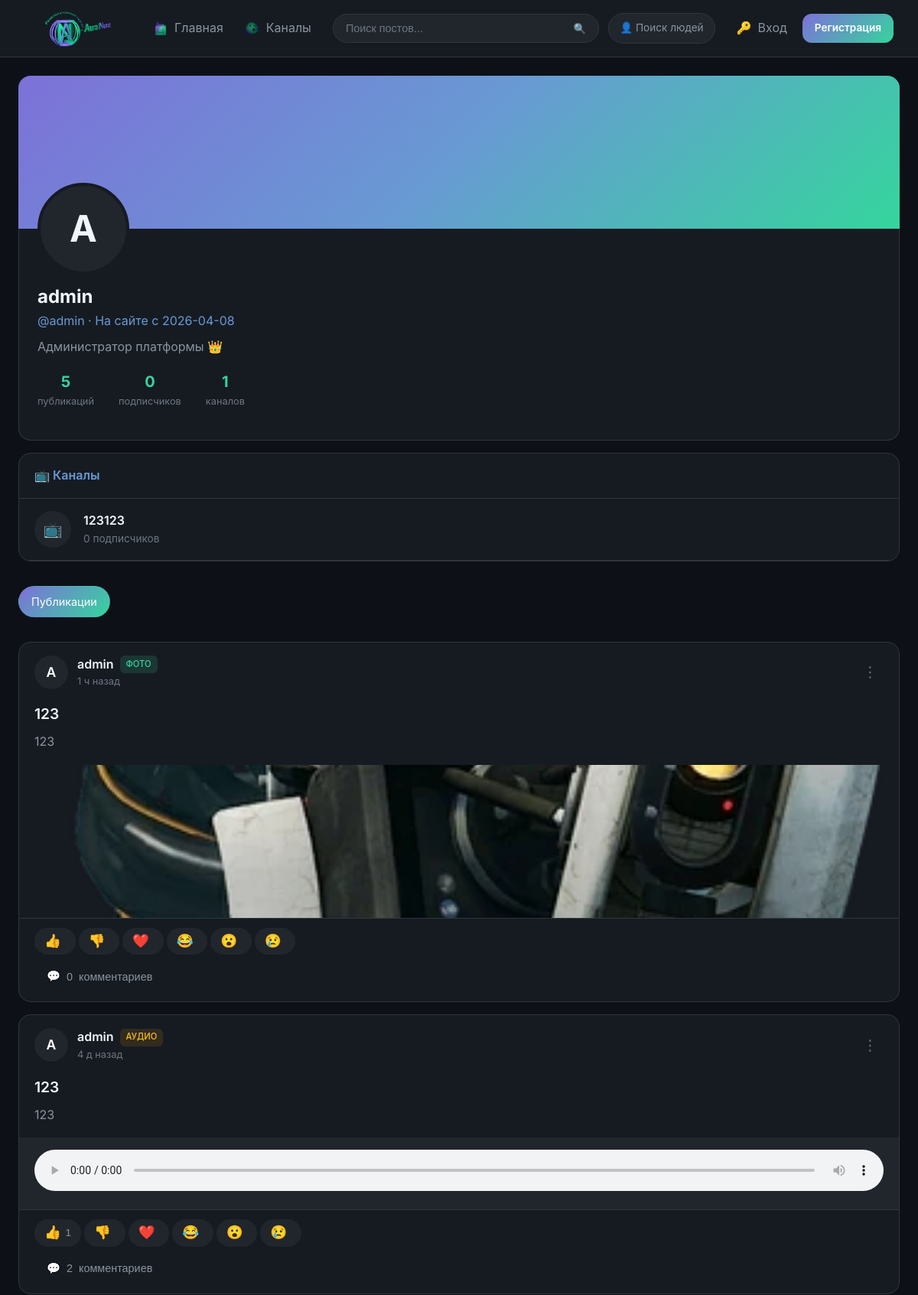
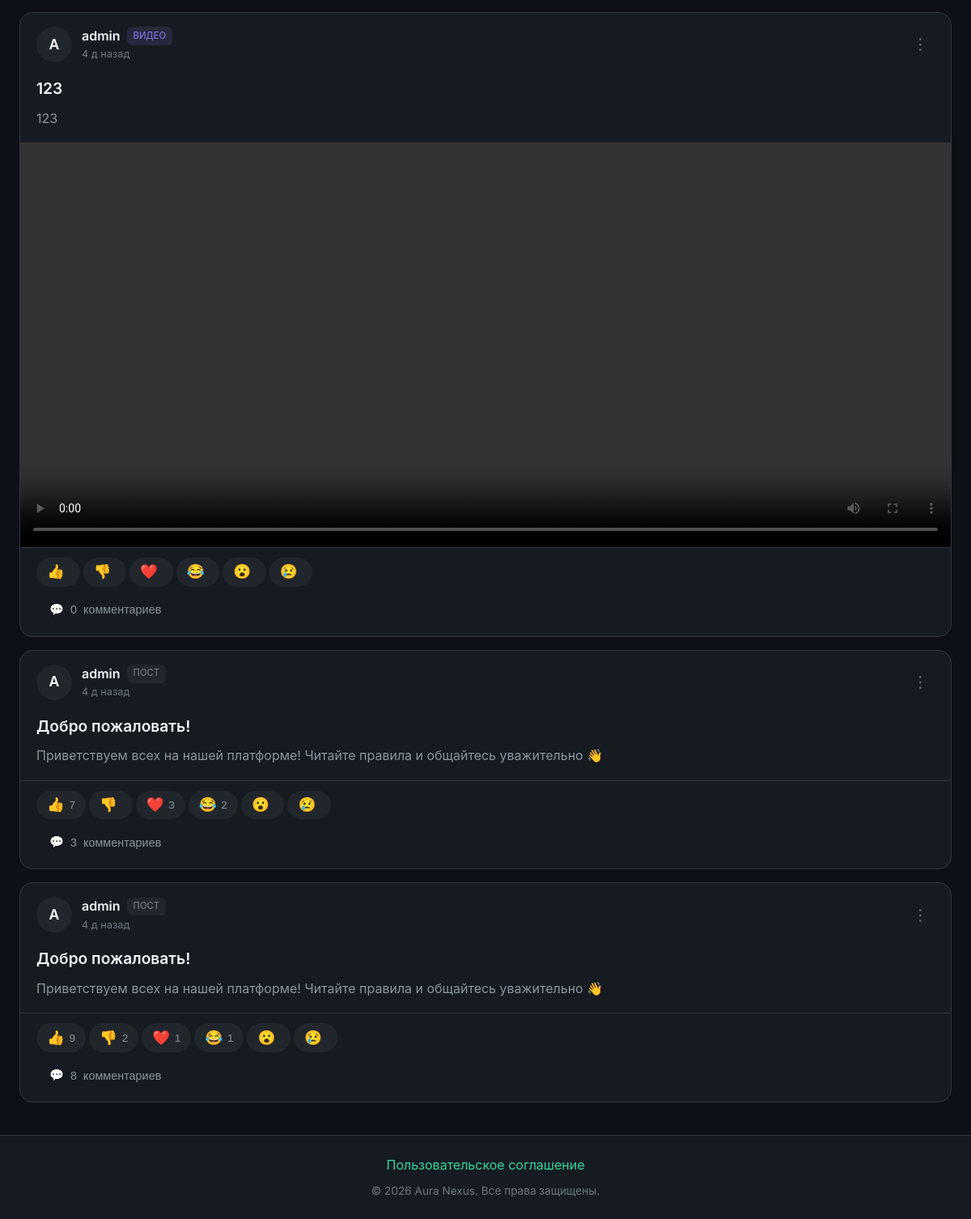
/profile/admin, run on the app's committed database (2 pictures, top to bottom).
### tables this page shows
CREATE TABLE users (
            id INTEGER PRIMARY KEY AUTOINCREMENT,
            username TEXT UNIQUE NOT NULL,
            email TEXT UNIQUE NOT NULL,
            password TEXT NOT NULL,
            role TEXT DEFAULT 'user',
            avatar TEXT,
            banner TEXT,
            bio TEXT,
            is_banned INTEGER DEFAULT 0,
            ban_until TEXT,
            ban_reason TEXT,
            created_at TEXT DEFAULT CURRENT_TIMESTAMP
        );

CREATE TABLE channels (
            id INTEGER PRIMARY KEY AUTOINCREMENT,
            name TEXT UNIQUE NOT NULL,
            description TEXT,
            avatar TEXT,
            banner TEXT,
            creator_id INTEGER NOT NULL,
            created_at TEXT DEFAULT CURRENT_TIMESTAMP,
            FOREIGN KEY (creator_id) REFERENCES users(id)
        );

CREATE TABLE posts (
            id INTEGER PRIMARY KEY AUTOINCREMENT,
            user_id INTEGER NOT NULL,
            channel_id INTEGER,
            post_type TEXT NOT NULL,
            title TEXT,
            content TEXT,
            file_path TEXT,
            is_story INTEGER DEFAULT 0,
            story_expires_at TEXT,
            created_at TEXT DEFAULT CURRENT_TIMESTAMP,
            FOREIGN KEY (user_id) REFERENCES users(id),
            FOREIGN KEY (channel_id) REFERENCES channels(id)
        );

CREATE TABLE post_files (
            id INTEGER PRIMARY KEY AUTOINCREMENT,
            post_id INTEGER NOT NULL,
            file_path TEXT NOT NULL,
            file_type TEXT,
            created_at TEXT DEFAULT CURRENT_TIMESTAMP,
            FOREIGN KEY (post_id) REFERENCES posts(id)
        );

### app.py (the view)
@app.route('/profile/<username>')
def profile(username):
    conn = get_db()
    user = conn.execute('SELECT * FROM users WHERE username = ?', (username,)).fetchone()
    if not user:
        abort(404)
    posts = conn.execute('''
        SELECT p.*, u.username, u.avatar,
               c.name as channel_name, c.avatar as channel_avatar,
               (SELECT COUNT(*) FROM comments WHERE post_id = p.id) as comment_count
        FROM posts p
        JOIN users u ON p.user_id = u.id
        LEFT JOIN channels c ON p.channel_id = c.id
        WHERE p.user_id = ? AND p.is_story = 0
        ORDER BY p.created_at DESC
    ''', (user['id'],)).fetchall()
    active_stories = conn.execute('''
        SELECT * FROM posts
        WHERE user_id = ? AND is_story = 1 AND story_expires_at > datetime('now')
        ORDER BY created_at DESC
    ''', (user['id'],)).fetchall()
    archived_stories = conn.execute('''
        SELECT * FROM posts
        WHERE user_id = ? AND is_story = 1 AND story_expires_at <= datetime('now')
        ORDER BY created_at DESC LIMIT 20
    ''', (user['id'],)).fetchall()
    channels = conn.execute('''
        SELECT c.*, (SELECT COUNT(*) FROM channel_subscribers WHERE channel_id = c.id) as sub_count
        FROM channels c WHERE c.creator_id = ?
    ''', (user['id'],)).fetchall()
    stats = {
        'posts': conn.execute('SELECT COUNT(*) as c FROM posts WHERE user_id = ? AND is_story = 0', (user['id'],)).fetchone()['c'],
        'subscribers': conn.execute('SELECT COUNT(*) as c FROM channel_subscribers cs JOIN channels ch ON cs.channel_id = ch.id WHERE ch.creator_id = ?', (user['id'],)).fetchone()['c'],
        'channels': len(channels),
    }
    current_user = get_current_user()
    posts_with_data = enrich_posts(posts, current_user, conn)
    chat_messages = get_chat_messages() if current_user else []
    return render_template(
        'profile/view.html',
        profile_user=user,
        posts=posts_with_data,
        active_stories=active_stories,
        archived_stories=archived_stories,
        channels=channels,
        stats=stats,
        chat_messages=chat_messages
    )

### app.py (called while the page is built, shortened)
def get_db():
    if 'db' not in g:
        g.db = sqlite3.connect(DATABASE, timeout=30)
        g.db.row_factory = sqlite3.Row
        g.db.execute('PRAGMA journal_mode=WAL')
        g.db.execute('PRAGMA busy_timeout=30000')
    return g.db

def get_current_user():
    if 'user_id' not in session:
        return None

@app.context_processor
def inject_globals():
    user = get_current_user()
    notif_count = get_unread_notifications_count(user['id']) if user else 0
    msg_count = get_unread_messages_count(user['id']) if user else 0
    pending_reports = get_pending_reports_count() if user and user['role'] in ['admin', 'moderator'] else 0
    return {
        'current_user': user,
        'notification_count': notif_count,
        'message_count': msg_count,
        'pending_reports_count': pending_reports,
        'REACTION_TYPES': REACTION_TYPES,
        'REPORT_CATEGORIES': REPORT_CATEGORIES,
    }

### templates/profile/view.html (shortened to what this page needs)
{% extends 'base.html' %}
{% block content %}
<div class="profile-header">
    <div class="profile-banner">
    </div>
    <div class="profile-info">
        <div class="profile-avatar">
            {% if profile_user.avatar %}
            <img src="{{ url_for('uploaded_file', filename=profile_user.avatar) }}" alt="">
            {% else %}
            {{ profile_user.username[0]|upper }}
            {% endif %}
        </div>
        <div class="profile-details">
            <h1 class="profile-name">{{ profile_user.username }}</h1>
            <p class="profile-username">
                @{{ profile_user.username }} · На сайте с {{ profile_user.created_at[:10] }}
            </p>
            {% if profile_user.bio %}
            <p class="profile-bio">{{ profile_user.bio }}</p>
            {% endif %}
            <div class="profile-stats">
                <div class="profile-stat">
                    <div class="profile-stat-value">{{ stats.posts }}</div>
                    <div class="profile-stat-label">публикаций</div>
                </div>
                <div class="profile-stat">
                    <div class="profile-stat-value">{{ stats.subscribers }}</div>
                    <div class="profile-stat-label">подписчиков</div>
                </div>
                <div class="profile-stat">
                    <div class="profile-stat-value">{{ stats.channels }}</div>
                    <div class="profile-stat-label">каналов</div>
                </div>
            </div>
        </div>
    </div>
</div>
{% if channels %}
<div class="card" style="margin-bottom: 1rem;">
    <div class="card-header">
        <h3 class="card-title">📺 Каналы</h3>
    </div>
    <div>
        {% for channel in channels %}
        <a href="/channel/{{ channel.id }}" style="display: flex; align-items: center; gap: 1rem; padding: 1rem 1.25rem; border-bottom: 1px solid var(--border-color); text-decoration: none; transition: var(--transition);">
            <div style="width: 48px; height: 48px; border-radius: 50%; background: var(--bg-tertiary); display: flex; align-items: center; justify-content: center; font-size: 1.25rem; overflow: hidden; flex-shrink: 0;">
                {% if channel.avatar %}
                <img src="{{ url_for('uploaded_file', filename=channel.avatar) }}" alt="" style="width: 100%; height: 100%; object-fit: cover;">
                {% else %}
                📺
                {% endif %}
            </div>
            <div>
                <div style="font-weight: 600; color: var(--text-primary);">{{ channel.name }}</div>
                <div style="font-size: 0.85rem; color: var(--text-muted);">{{ channel.sub_count }} подписчиков</div>
            </div>
        </a>
        {% endfor %}
    </div>
</div>
{% endif %}
<div class="tabs" style="margin-bottom: 1rem;">
    <span class="tab active">Публикации</span>
</div>
{% for post in posts %}
{% include 'components/post_card.html' %}
{% else %}
<div class="empty-state">
    <div class="empty-state-icon">📭</div>
    <h3 class="empty-state-title">Публикаций пока нет</h3>
</div>
{% endfor %}
{% endblock %}

### templates/components/post_card.html (shortened to what this page needs)
<article class="post-card" id="post-{{ post.id }}" data-type="{{ post.post_type }}">
    <div class="post-header">
        {% if post.channel_id and post.channel_name %}
        <a href="/channel/{{ post.channel_id }}" class="post-avatar">
            {% if post.channel_avatar %}
            <img src="{{ url_for('uploaded_file', filename=post.channel_avatar) }}" alt="">
            {% else %}
            📺
            {% endif %}
        </a>
        {% else %}
        <a href="/profile/{{ post.username }}" class="post-avatar">
            {% if post.avatar %}
            <img src="{{ url_for('uploaded_file', filename=post.avatar) }}" alt="">
            {% else %}
            {{ post.username[0]|upper }}
            {% endif %}
        </a>
        {% endif %}
        <div class="post-meta">
            <div class="post-author">
                {% if post.channel_id and post.channel_name %}
                <a href="/channel/{{ post.channel_id }}">{{ post.channel_name }}</a>
                <span class="post-author-sub">от <a href="/profile/{{ post.username }}">{{ post.username }}</a></span>
                {% else %}
                <a href="/profile/{{ post.username }}">{{ post.username }}</a>
                {% endif %}
                <span class="post-badge {{ post.post_type }}">
                    {% if post.post_type == 'text' %}Пост
                    {% elif post.post_type == 'video' %}Видео
                    {% elif post.post_type == 'photo' %}Фото
                    {% elif post.post_type == 'audio' %}Аудио
                    {% elif post.post_type == 'article' %}Статья
                    {% elif post.post_type == 'story' %}История
                    {% else %}{{ post.post_type }}{% endif %}
                </span>
            </div>
            <div class="post-time">
                <span data-utc="{{ post.created_at }}">{{ post.created_at[:16] }}</span>
            </div>
        </div>
        <div class="dropdown post-options">
            <button class="post-options-btn">⋮</button>
        </div>
    </div>
    <div class="post-content">
        {% if post.title %}
        <h2 class="post-title">{{ post.title }}</h2>
        {% endif %}
        {% if post.post_type == 'article' %}
        <div class="post-text truncated" data-full-text="true">
            {{ post.content|safe }}
        </div>
        <button class="read-more-btn" data-post-id="{{ post.id }}">Читать далее ↓</button>
        {% elif post.content %}
        <div class="post-text {% if post.content|length > 500 %}truncated{% endif %}"
             {% if post.content|length > 500 %}data-full-text="true"{% endif %}>
            <p>{{ post.content }}</p>
        </div>
        {% endif %}
    </div>
    {% if post.post_type == 'video' and post.file_path %}
    <div class="post-media video-preview-container">
        <video src="{{ url_for('uploaded_file', filename=post.file_path) }}" controls preload="metadata"></video>
    </div>
    {% elif post.post_type == 'photo' %}
        {% if post.files and post.files|length > 0 %}
        <div class="post-media">
            <div class="post-gallery count-{{ post.files|length }}">
                {% for file in post.files %}
                <img src="{{ url_for('uploaded_file', filename=file.file_path) }}" alt="" loading="lazy">
                {% endfor %}
            </div>
        </div>
        {% elif post.file_path %}
        <div class="post-media post-media-single">
            <img src="{{ url_for('uploaded_file', filename=post.file_path) }}" alt="" loading="lazy">
        </div>
        {% endif %}
    {% elif post.post_type == 'audio' and post.file_path %}
    <div class="audio-player">
        <audio src="{{ url_for('uploaded_file', filename=post.file_path) }}" controls></audio>
    </div>
    {% endif %}
    <div class="post-reactions" data-post-reactions="{{ post.id }}">
        {% set reactions_map = {'like': '👍', 'dislike': '👎', 'love': '❤️', 'laugh': '😂', 'wow': '😮', 'sad': '😢'} %}
        {% for reaction_type in REACTION_TYPES %}
        <button class="reaction-btn {% if post.user_reaction == reaction_type %}active{% endif %}"
                data-post-id="{{ post.id }}"
                data-reaction="{{ reaction_type }}">
            <span class="emoji">{{ reactions_map[reaction_type] }}</span>
            <span class="reaction-count">{% if post.reactions and post.reactions.get(reaction_type) %}{{ post.reactions[reaction_type] }}{% endif %}</span>
        </button>
        {% endfor %}
    </div>
    <div class="post-actions">
        <button class="action-btn toggle-comments" data-post-id="{{ post.id }}">
            💬 <span class="comment-count-{{ post.id }}">{{ post.comment_count or 0 }}</span> комментариев
        </button>
    </div>
</article>

### data on the page
users: username "A", username "admin", created_at "2026-04-08", bio "Администратор платформы 👑"
channels: name "123123", sub_count "0"
posts: username "A", username "admin", post_type "ФОТО", title "123", content "123", reactions_map "👍" "👎" "❤️" "😂" "😮" "😢", is_story "0"
post_files: file_path (picture)
posts: username "A", username "admin", post_type "АУДИО", title "123", content "123", reactions_map "👍" "👎" "❤️" "😂" "😮" "😢", reactions "1", comment_count "2"
posts: username "A", username "admin", post_type "ВИДЕО", title "123", content "123", reactions_map "👍" "👎" "❤️" "😂" "😮" "😢", is_story "0"
posts: username "A", username "admin", post_type "ПОСТ", title "Добро пожаловать!", content "Приветствуем всех на нашей платформе! Читайте правила и общайтесь уважительно 👋", reactions_map "👍" "👎" "❤️" "😂" "😮" "😢", reactions "7" "3" "2", comment_count "3"
posts: username "A", username "admin", post_type "ПОСТ", title "Добро пожаловать!", content "Приветствуем всех на нашей платформе! Читайте правила и общайтесь уважительно 👋", reactions_map "👍" "👎" "❤️" "😂" "😮" "😢", reactions "9" "2" "1" "1", comment_count "8"

### other printed values
{{ stats.posts }} "5"
{{ stats.subscribers }} "0"
{{ stats.channels }} "1"
